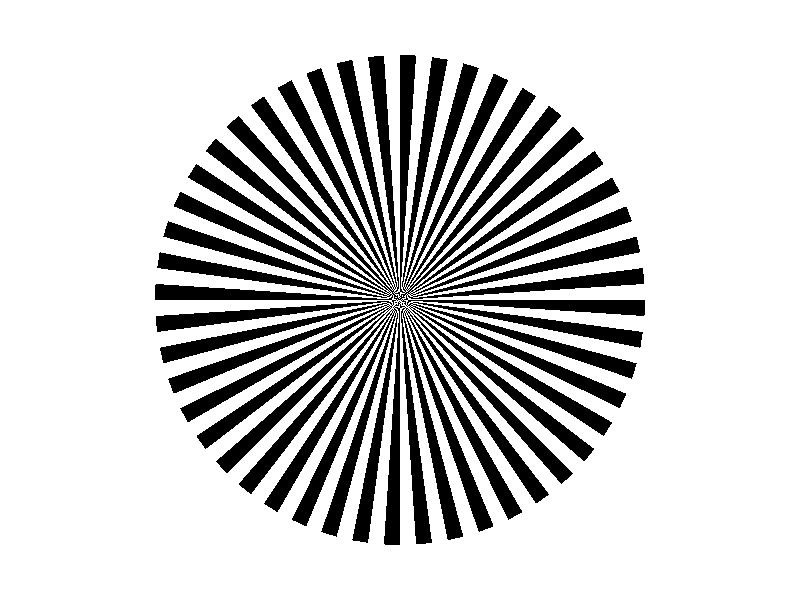
#> input picture experiment_3_wheel_k1.png, 800 x 600 px; its folder holds 3 pictures in this run
$ python wheel_center_analysis.py
#> lines starting #> are read from the running program, lines starting #| are printed output that depends on the picture; after the words box and inside, x2 and y2 are one past the last pixel; in counts of white or black regions, pixels touching at a corner belong together

"""
Wedge Wheel Center Analysis

Compare the central regions of two rasterized
wheel images using nearest-neighbor pixel replication.

No interpolation or smoothing is applied.
"""

from pathlib import Path

import numpy as np
from PIL import Image


OUTPUT_DIR = Path(__file__).resolve().parent

CENTER_X = 400
CENTER_Y = 300

HALF_SIZE = 40
ZOOM_FACTOR = 5
GAP = 30


def extract_center(image_array):
    """Extract an 80 x 80 region around the wheel center."""

    return image_array[
        CENTER_Y - HALF_SIZE:CENTER_Y + HALF_SIZE,
        CENTER_X - HALF_SIZE:CENTER_X + HALF_SIZE
    ]


def pixel_zoom(image_array, factor):
    """Enlarge pixels without interpolation."""

    return np.repeat(
        np.repeat(image_array, factor, axis=0),
        factor,
        axis=1
    )


def main():

    images = []

    for k in [1, 8]:

        image_path = OUTPUT_DIR / f"experiment_3_wheel_k{k}.png"

        image_array = np.asarray(
            Image.open(image_path).convert("RGB")
        )
#> image_array is the input picture: shape (600, 800, 3); 80.3% white; 4 black regions (2 under 20 px), largest, box (x1, y1, x2, y2) and area: (155, 55, 645, 473) 70903, (239, 301, 573, 545) 23469

        center = extract_center(image_array)
#> in extract_center, `return image_array[ CENTER_Y - HALF_SIZE:CENTER_Y + HALF_SIZE, CENTER_..`:
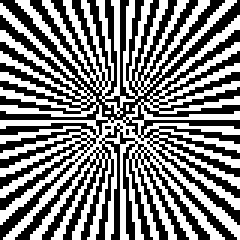
#> returned value: shape (80, 80, 3) (shown 3 times larger); 49.8% white in thin lines or dots

        enlarged = pixel_zoom(center, ZOOM_FACTOR)
#> in pixel_zoom, `return np.repeat( np.repeat(image_array, factor, axis=0), factor, axis..`:
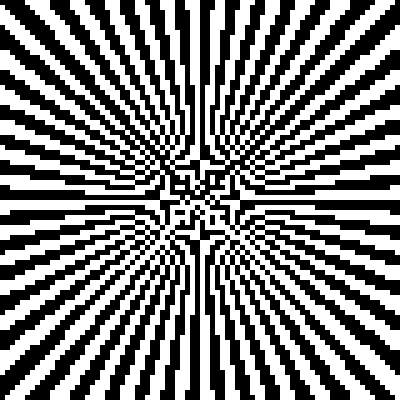
#> returned value: shape (400, 400, 3); 49.8% white; 4 white regions, box (x1, y1, x2, y2) and area: (0, 5, 400, 400) 60125, (25, 0, 395, 195) 19450, (210, 175, 215, 185) 50, (175, 185, 185, 190) 50

        images.append(enlarged)

        gray_pixels = np.count_nonzero(
            (center[:, :, 0] > 0) &
            (center[:, :, 0] < 255)
        )
#> gray_pixels = 0

        print(f"k={k}: Center Gray Pixels = {gray_pixels}")
#| k=1: Center Gray Pixels = 0
#> pass 2 of the loop in main, `for k in [1, 8]:`:
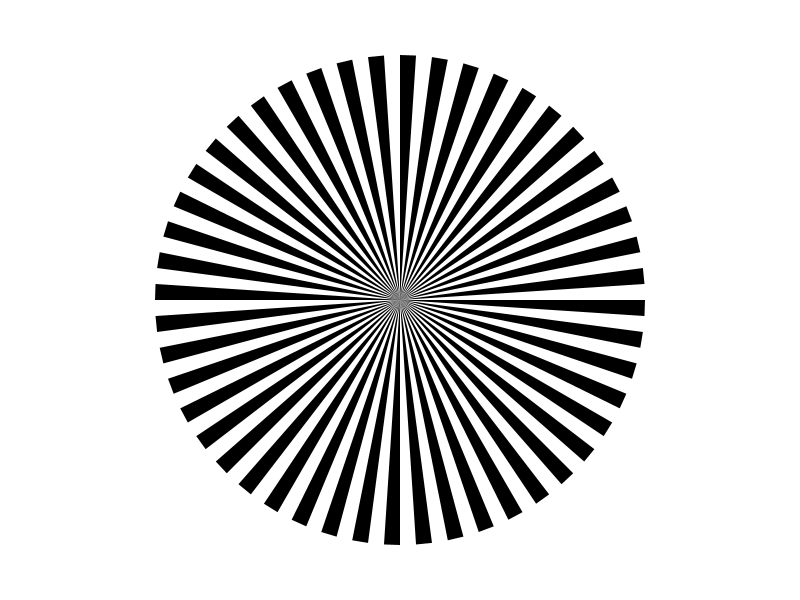
#> input picture experiment_3_wheel_k8.png, 800 x 600 px
#> in main, image_array is the input picture: shape (600, 800, 3); min 0, max 255, mean 204.9
#> in extract_center (call 2), `return image_array[ CENTER_Y - HALF_SIZE:CENTER_Y + HALF_SIZE, CENTER_..`:
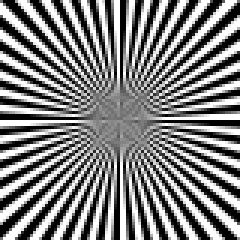
#> returned value: shape (80, 80, 3) (shown 3 times larger); min 0, max 255, mean 127.4
#> in pixel_zoom (call 2), `return np.repeat( np.repeat(image_array, factor, axis=0), factor, axis..`:
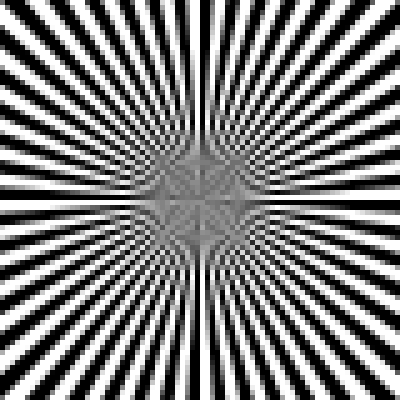
#> returned value: shape (400, 400, 3); min 0, max 255, mean 127.4
#> gray_pixels = 3792
#| k=8: Center Gray Pixels = 3792

    height, width = images[0].shape[:2]
#> height = 400; width = 400

    # Construct a side-by-side comparison image
    comparison = np.full(
        (height, width * 2 + GAP, 3),
        255,
        dtype=np.uint8
    )

    comparison[:, :width] = images[0]
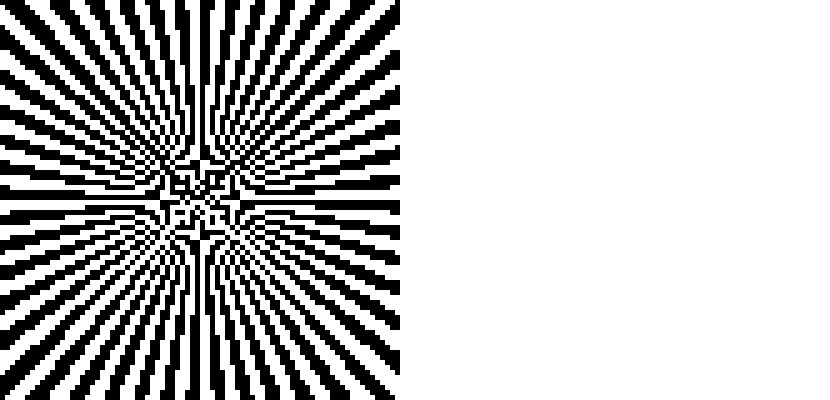
#> comparison: shape (400, 830, 3); 75.8% white; 4 black regions, box (x1, y1, x2, y2) and area: (0, 0, 400, 400) 60775, (25, 205, 395, 400) 19450, (175, 210, 185, 215) 50, (210, 215, 215, 225) 50
    comparison[:, width + GAP:] = images[1]
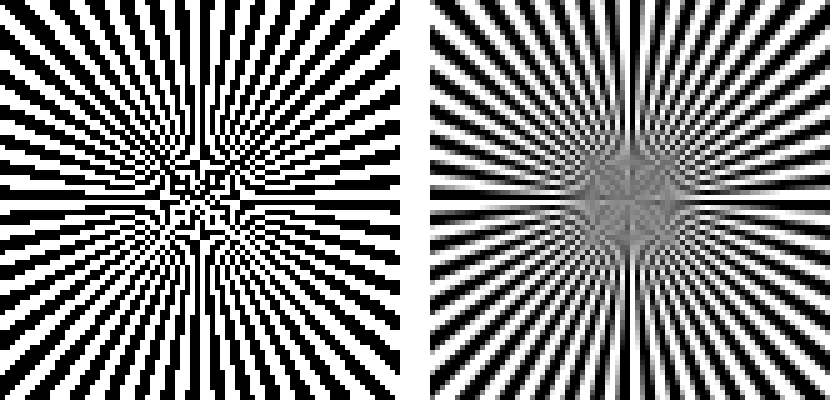
#> comparison: shape (400, 830, 3); min 0, max 255, mean 131.8

    output_path = OUTPUT_DIR / "experiment_3_wheel_center_comparison.png"

    result = Image.fromarray(comparison)

    result.save(output_path)
    result.show()

    print("\nWheel Center Comparison")
    print("Left: k=1")
    print("Right: k=8")
    print("Zoom Factor:", ZOOM_FACTOR)
    print("Image Saved:", output_path)


if __name__ == "__main__":
    main()
